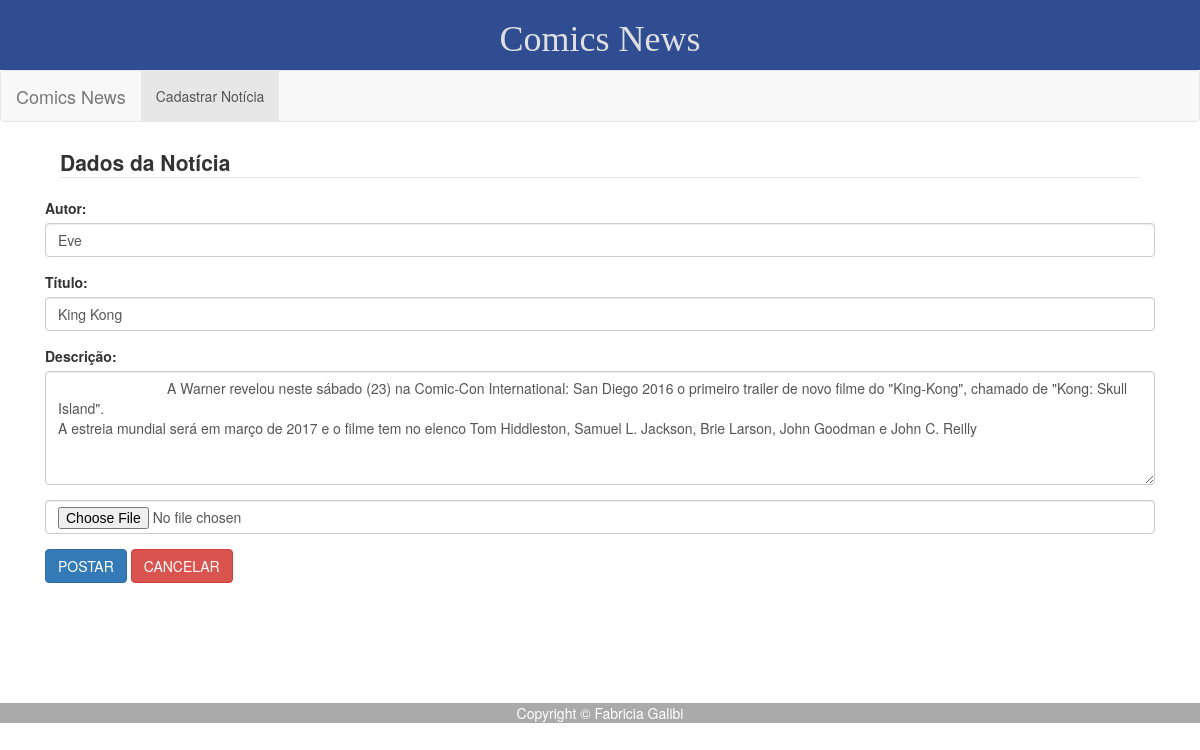
The app's page /php/alterar.php?noticia=30 with its own data.
### tables this page shows
CREATE TABLE IF NOT EXISTS `noticia` (
  `ID` int(11) NOT NULL AUTO_INCREMENT,
  `titulo` varchar(100) NOT NULL,
  `descricao` text NOT NULL,
  `img` varchar(100) NOT NULL,
  `data` timestamp NOT NULL DEFAULT CURRENT_TIMESTAMP,
  `autor` varchar(100) NOT NULL,
  PRIMARY KEY (`ID`)
);

### php/alterar.php (the view, shortened to what this page needs)
<html>
<head>
	<link href="../css/layout.css" rel="stylesheet">
    <link rel="stylesheet" href="https://maxcdn.bootstrapcdn.com/bootstrap/3.3.7/css/bootstrap.min.css">
</head>
<body>
<?php
	$ID = $_GET['noticia'];
	$sql = mysql_query("SELECT * FROM noticia WHERE ID = ".$ID);
?>
<div class="conteudo-1">
		<form method="POST" action="noticiasalterar.php" class="form-horizontal" enctype="multipart/form-data">
			<legend><b>Dados da Notícia</b></legend>
		<?php while ($noticia = mysql_fetch_object($sql)) { ?>
			<div class="form-group">
			  <label for="autor_">Autor:</label>
			  <input type="text" class="form-control" name="autor" id="autor" value ="<?php echo $noticia->autor; ?>">
			</div>
			<div class="form-group">
			  <label for="titulo">Título:</label>
			  <input type="text" class="form-control" name="titulo" id="titulo" value ="<?php echo $noticia->titulo; ?>">
			</div>
			<div class="form-group">
			  <label for="descricao">Descrição:</label>
			  <textarea class="form-control" rows="5" name="descricao">
			    <?php echo $noticia->descricao; ?>
			  </textarea>
			</div>
			<div class="form-group">
			   <input type="file" class="form-control" name="imagem">
			</div>
		<?php } ?>
		<div class="form-group">
			<input type="submit" value="POSTAR" class="btn btn-primary"/>
			<input type="reset" value="CANCELAR" class="btn btn-danger" onclick="history.go(-1);"/>
		</div>
		</form>
</div>
<footer>Copyright &copy; Fabricia Galibi</footer>
</body>
</html>

### css/layout.css (style rules this page uses)
.titulo-1 { display: -webkit-flex; display: flex; -webkit-flex-flow: row wrap; flex-flow: row wrap; text-align: center; }
.titulo-1 > * { -webkit-flex: 1 100%; flex: 1 100%; }
header { background: #2f4d90;color:white; }
footer { background: #aaa; color:white; margin-top:100px; }
.nav { background:#eee; }
@media all and (min-width: 768px) { .nav { text-align:left;-webkit-flex: 1 auto;flex:1 auto;-webkit-order:1;order:1; } }
@media all and (min-width: 768px) { footer { -webkit-order:3;order:3; } }
.conteudo-1 { padding: 5px 60px 5px 60px; text-align: left; }
.h1, h1 { font-family: "Brush Script MT", cursive!important; font-style: normal; font-variant: normal; }

### records on screen
noticia: autor "Eve", titulo "King Kong", descricao "A Warner revelou neste sábado (23) na Comic-Con International: San Diego 2016 o primeiro trailer de novo filme do \"King-Kong\", chamado de \"Kong: Skull Island\". A estreia mundial será em março de 2017 e o filme tem no elenco Tom Hiddleston, Samuel L. Jackson, Brie Larson, John Goodman e John C. Reilly"
